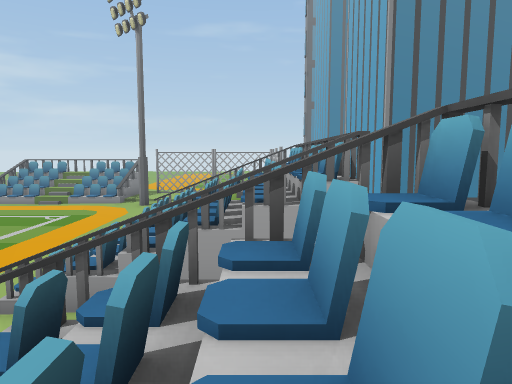
View 1 (above)

18 first-person views from a walk through a scene from a Unity 3-D project. The camera is 1.2 m above the floor, tilts 6° down and sees 70° across. The floor is counted in squares, 2 m on a side. Each view is taken from the middle of a square. On the plan, view 1 faces up. The plan holds only what a view shows up to about 10 squares ahead; the rest is blank. The place goes on beyond the plan. The player is left out.

View 2
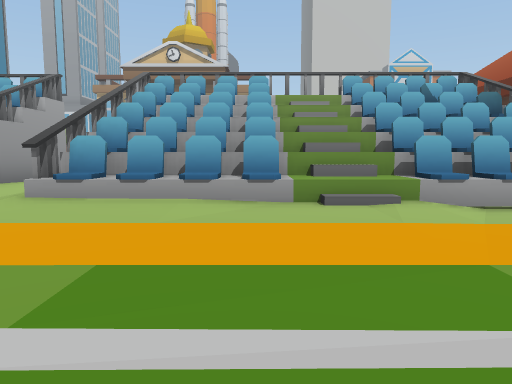

View 3
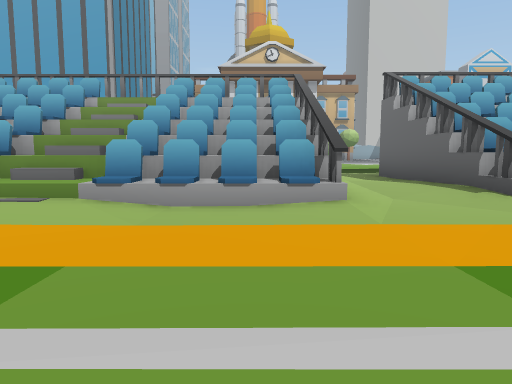

View 4
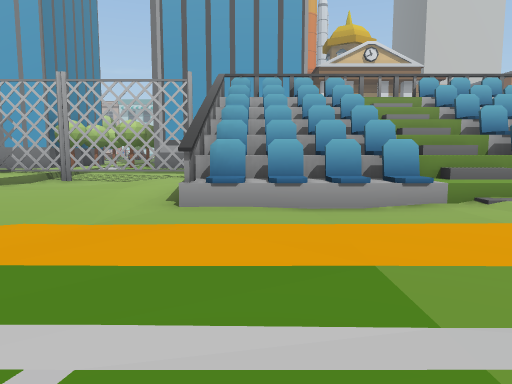

View 5
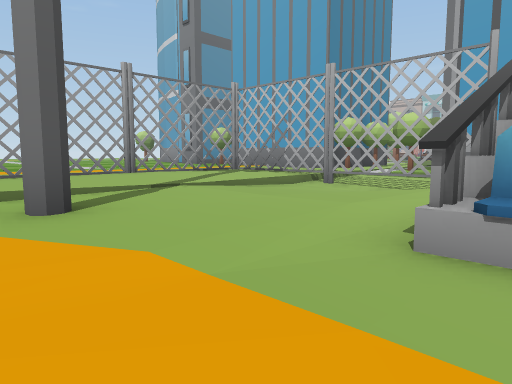

View 6
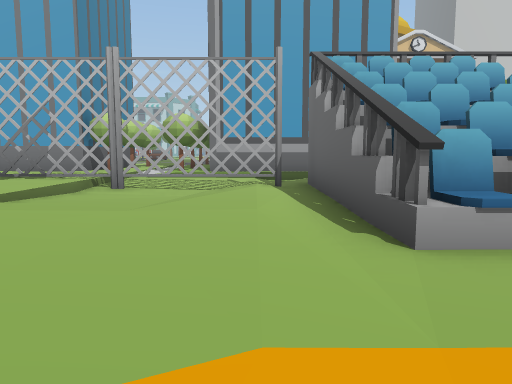

View 7
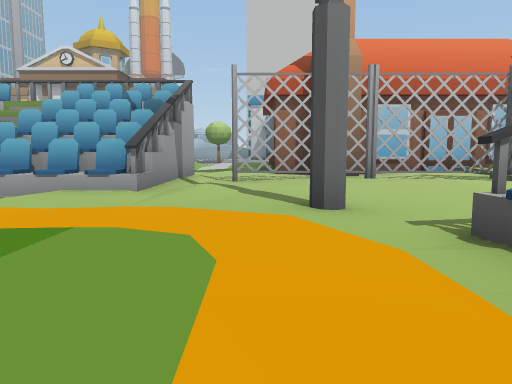

View 8
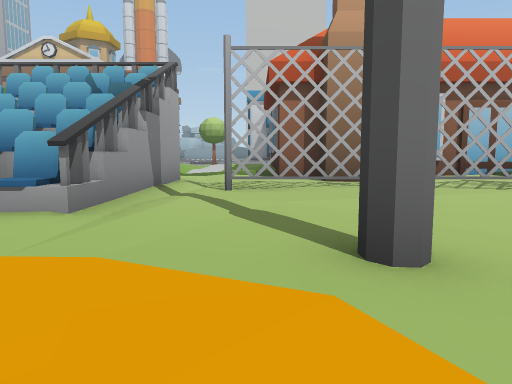

View 9
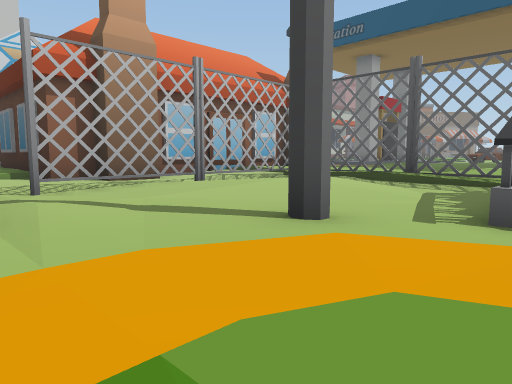

View 10
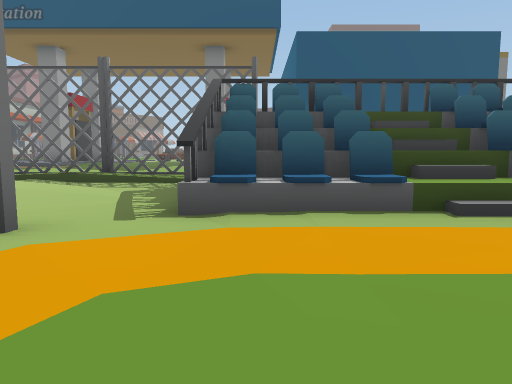

View 11
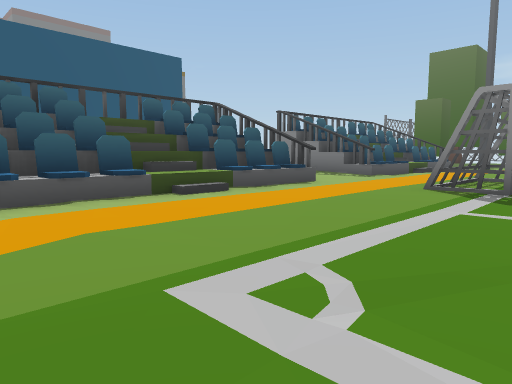

View 12
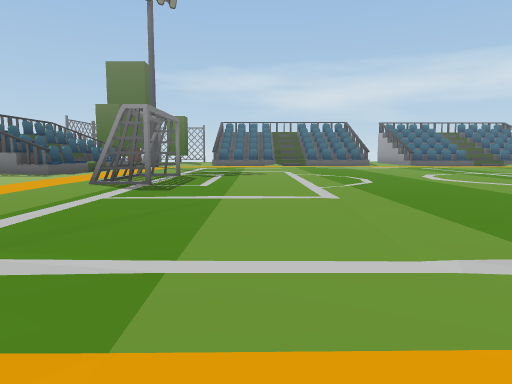

View 13
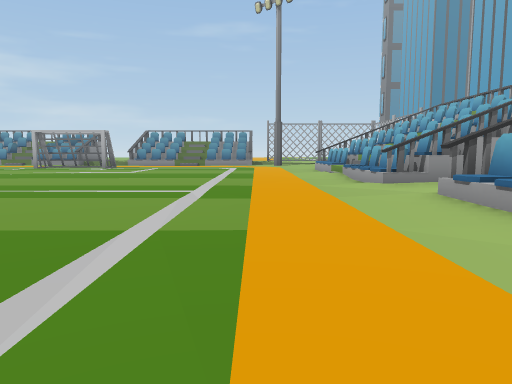

View 14
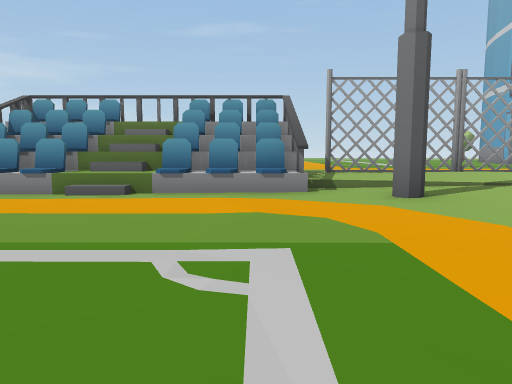

View 15
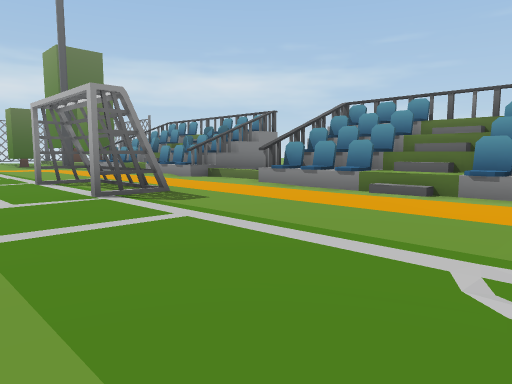

View 16
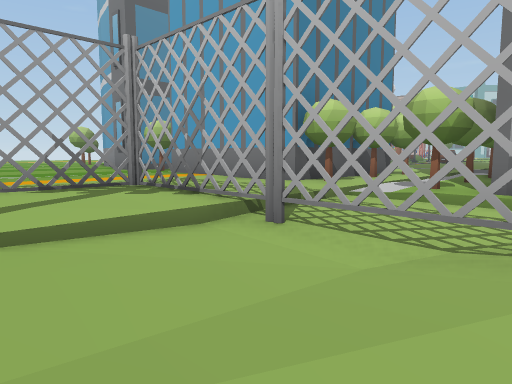

View 17
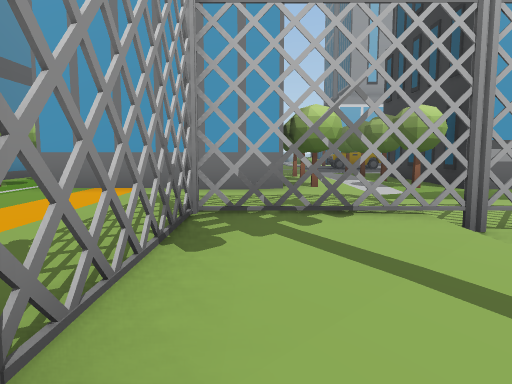

View 18
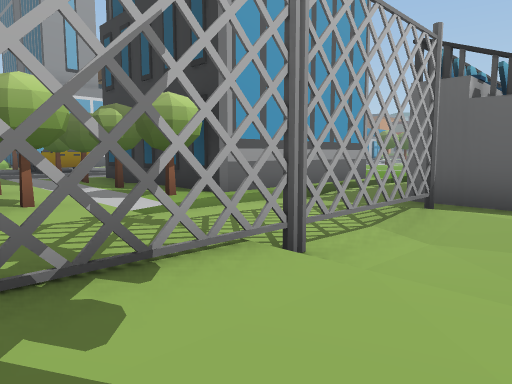

### Floor plan
Key: @ floor where view 1 was taken; # wall or solid block; x gap in a wall; . main floor; : floor 0.25 m higher than the main floor; - floor 0.25 m lower than the main floor; / step, stairs or slope; = window, fence, low wall or low ledge; ^ raised ledge; B building; T thing the floor can be seen under or through; R tree; O other object.
Columns run from 15 left of view 1 to 10 right of it. Each row starts with its distance up from view 1.
 25                ::    #
 24                :::  OO
 23                ::::#
 22            ::::::::#
 21           :::::::::#
 20    ######:##xTTTT::#
 19    ###=##:::::::T::####
 18    ###=##:::::::T::RRRR:
 17 ^//###/#=///////T//.://///
 16 ..........#...--x-.R:RR:R/
 15 ..............//#--####B
 14 OOOO............x.-#
 13 O..O.......-###x#-/#
 12 ...........-===/#..#
 11      ......-===/#..#
 10         ....##=/#
  9         ....////
  8    .........##=/#
  7    ........-===/#
  6    ........-===/#
  5     ........###x#
  4      ......----..
  3 ...  ......//....
  2 ....  ......====#
  1 ............===/#
  0 ............##=@#
 -1 .........../////
 -2 ............##=//
 -3 ...........-===/#
 -4 ............===/#
 -5 O..O........#####.-
 -6 OOOO..........----.
 -7 ..............#-...::
 -8 ..........#...x.--###
 -9 ^..###=#=---..#--##
-10 #. ###=#=--/.:  -#
-11    ###=##--/..#--##
-12    ######.....#//.#
-13           :##  :: #
-14              ::
-15              ::

Positions as (right, up) in squares from view 1, and headings:
1: (0, 0), facing up
2: (-8, 0), facing right
3: (-8, 6), facing right
4: (-8, 12), facing right
5: (-6, 12), facing up-right
6: (-6, 14), facing right
7: (-9, -7), facing right
8: (-7, -7), facing right
9: (-7, -5), facing down-right
10: (-7, -5), facing down
11: (-6, -4), facing down-left
12: (-5, -3), facing left
13: (-6, -2), facing up
14: (-7, 11), facing up
15: (-7, 11), facing up-left
16: (-2, 14), facing up-right
17: (-3, 19), facing right
18: (-1, 19), facing down-right
